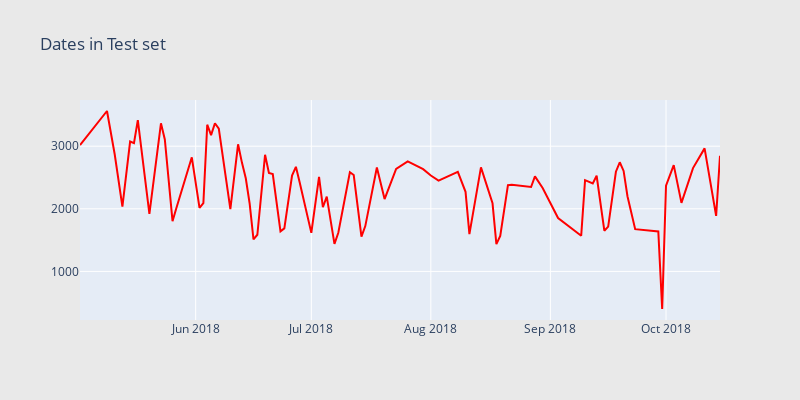

Notebook cell for this chart:
### Markdown cell above
Inferences:
* We have data from 3 Aug, 2016 to 29 April, 2018 in our reduced training dataset.
* Note that in the full train_v2.csv the date range is 1 Aug, 2016 to 30 April, 2018.
* These plots suggest that the number of visitors could be increasing in the dates before Christmas.

### Code cell
test_df['date'] = test_df['date'].apply(lambda x: datetime.date(int(str(x)[:4]), int(str(x)[4:6]), int(str(x)[6:])))
cnt_srs = test_df.groupby('date')['fullVisitorId'].size()


trace = scatter_plot(cnt_srs, 'red')

layout = go.Layout(
    height=400,
    width=800,
    paper_bgcolor='rgb(233,233,233)',
    title='Dates in Test set'
)

data = [trace]
fig = go.Figure(data=data, layout=layout)
py.iplot(fig, filename="ActivationDate")

### Figure 1 — Plotly figure (JSON) as saved in the notebook; plotly's stock layout.template omitted (floating-point values rounded to 4 significant figures)
{"data": [{"marker": {"color": "red"}, "showlegend": false, "type": "scatter", "x": ["2018-10-15", "2018-10-14", "2018-10-11", "2018-10-08", "2018-10-05", "2018-10-03", "2018-10-01", "2018-09-30", "2018-09-29", "2018-09-23", "2018-09-21", "2018-09-20", "2018-09-19", "2018-09-18", "2018-09-16", "2018-09-15", "2018-09-13", "2018-09-12", "2018-09-10", "2018-09-09", "2018-09-03", "2018-08-30", "2018-08-28", "2018-08-27", "2018-08-22", "2018-08-21", "2018-08-19", "2018-08-18", "2018-08-17", "2018-08-14", "2018-08-11", "2018-08-10", "2018-08-08", "2018-08-03", "2018-08-01", "2018-07-30", "2018-07-26", "2018-07-23", "2018-07-20", "2018-07-18", "2018-07-15", "2018-07-14", "2018-07-12", "2018-07-11", "2018-07-08", "2018-07-07", "2018-07-05", "2018-07-04", "2018-07-03", "2018-07-01", "2018-06-28", "2018-06-27", "2018-06-26", "2018-06-24", "2018-06-23", "2018-06-21", "2018-06-20", "2018-06-19", "2018-06-17", "2018-06-16", "2018-06-15", "2018-06-14", "2018-06-13", "2018-06-12", "2018-06-10", "2018-06-07", "2018-06-06", "2018-06-05", "2018-06-04", "2018-06-03", "2018-06-02", "2018-05-31", "2018-05-27", "2018-05-26", "2018-05-24", "2018-05-23", "2018-05-20", "2018-05-18", "2018-05-17", "2018-05-16", "2018-05-15", "2018-05-13", "2018-05-11", "2018-05-09", "2018-05-02"], "y": [2847, 1888, 2965, 2650, 2094, 2698, 2371, 400, 1639, 1675, 2201, 2605, 2743, 2592, 1716, 1650, 2528, 2405, 2457, 1570, 1853, 2332, 2518, 2348, 2384, 2378, 1566, 1436, 2088, 2661, 1597, 2271, 2590, 2451, 2531, 2634, 2758, 2636, 2155, 2659, 1724, 1557, 2539, 2584, 1617, 1440, 2195, 2025, 2509, 1616, 2417, 2671, 2531, 1688, 1641, 2555, 2573, 2862, 1586, 1512, 2085, 2487, 2738, 3030, 1996, 3280, 3366, 3176, 3343, 2091, 2015, 2823, 2014, 1802, 3107, 3366, 1921, 2952, 3417, 3048, 3074, 2036, 2871, 3562, 3018]}], "layout": {"height": 400, "paper_bgcolor": "rgb(233,233,233)", "title": {"text": "Dates in Test set"}, "width": 800}}
